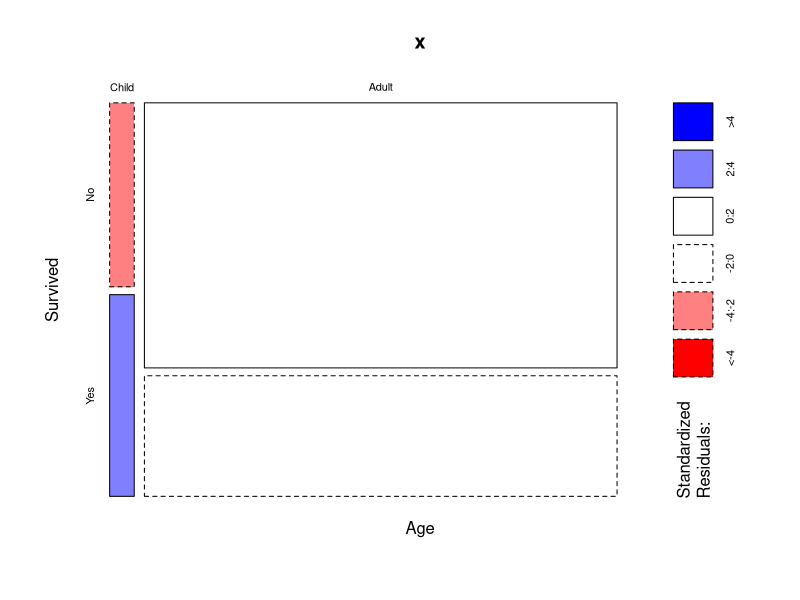

This figure's R source:
### 独立性の検定(データセットTitanicによる例)
### タイタニック号沈没事故における乗客の属性ごとの生存者数と
### 死者数をまとめたデータ
### データは分割表としてしか得られていないが, このような場合
### にもchisq.test()は利用可能である
## 大人/子供と生存/死亡についての分割表
(x <- margin.table(Titanic, c(3, 4)))   
## 独立性の検定(p値は非常に小さい)
chisq.test(x)
## モザイクプロットによる可視化
mosaicplot(x, shade = TRUE)
# 子供の方が生存率が高かったことが示唆される
